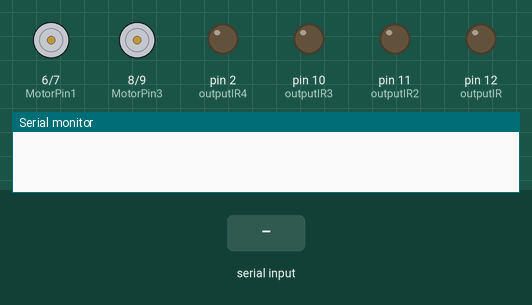
Bench run of a sketch on a simulated Arduino Leonardo, built with avr-gcc and run on an emulated ATmega32U4. Shown: motor-driver pin pairs drawn as motors (green arrow = first pin HIGH = forward, orange = second pin HIGH = backward, longer = more drive), output pins drawn as LEDs (lit = HIGH), the last lines printed to the serial monitor. Inputs (shaded band) come from the test bench.

Above: at 1.2 s.
1.3 s: "r" received over the second serial link
At 2.3 s:
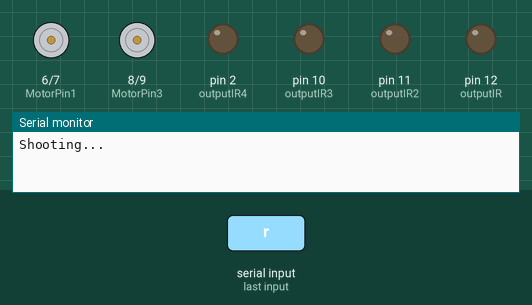
2.9 s: "w" received over the second serial link
At 3.3 s:
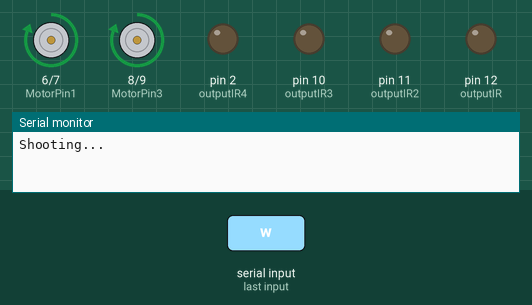
4.9 s: "d" received over the second serial link
At 5.0 s:
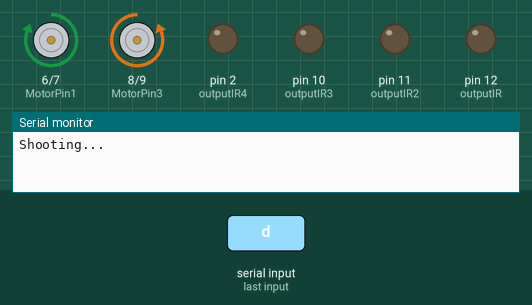
6.6 s: "s" received over the second serial link
At 7.0 s:
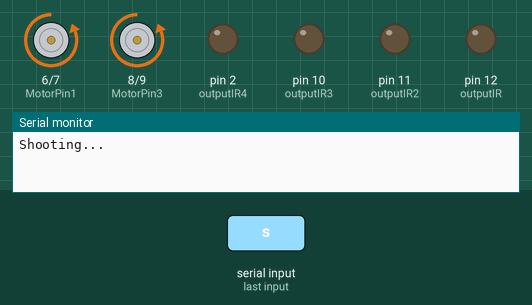
8.6 s: "a" received over the second serial link
At 8.7 s:
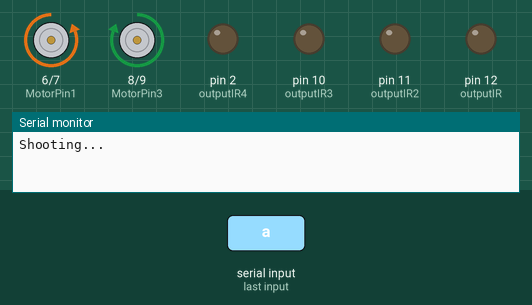
Timing chart, 0 to 11.3 s (numbered marks = the images above; inputs shaded):
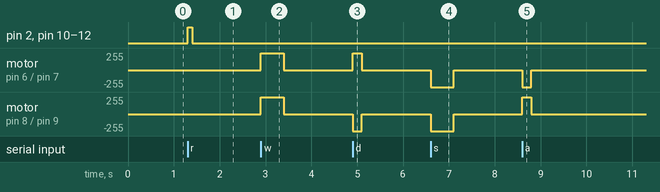

The sketch:

MainClass.ino
```cpp
/*This project requires 2 continous rotation servos connected to pins 9 and 10 of arduino*/

byte val;
int lives = 3;
char key = 'KEY_RIGHT_ARROW';


//DistanceSensor
float distance;
const int TRIGPIN = 3;
const int ECHOPIN = 4;

//IR
const byte inputIR = A0;
const byte outputIR4 = 2;
const byte outputIR = 12;
const byte outputIR2 = 11;
const byte outputIR3 = 10;

int signalIR;
int buttonState;

//Motor
const byte Analog1 = 10; //ENABLE Motor1
const byte Analog2 = 11; //ENABLE Motor2

/** 6 -> Input 1
    7 -> Input 2
    8 -> Input 3
    9 -> Input 4*/
const int MotorPin1 = 6; //INPUT 1 Motor1
const int MotorPin2 = 7; //INPUT 2 Motor1
const int MotorPin3 = 8; //INPUT 1 Motor2
const int MotorPin4 = 9; //INPUT 2 Motor2

void setup()
{
  Serial.begin(9600);//Change the baud rate value depending on the default baud rate of your bluetooth module, for Bluesmirf-115200 and for JY-MCU-9600
  Serial1.begin(9600);
  Serial1.println("READY");
  //Serial.begin(9600);
  pinMode(ECHOPIN, INPUT);
  pinMode(TRIGPIN, OUTPUT);

  //Motor
  pinMode(Analog1, OUTPUT);
  pinMode(Analog2, OUTPUT);

  pinMode(MotorPin1, OUTPUT);
  pinMode(MotorPin2, OUTPUT);
  pinMode(MotorPin3, OUTPUT);
  pinMode(MotorPin4, OUTPUT);

  //IR SENSOR
  pinMode(inputIR, INPUT);
  pinMode(outputIR, OUTPUT);
  pinMode(outputIR2, OUTPUT);
  pinMode(outputIR3, OUTPUT);
  pinMode(outputIR4, OUTPUT);


    attachInterrupt(inputIR, readIR, CHANGE);


}

void loop()
{

 //CalculateDistance();

 //backward();
 char incomingChar = 0;   // for incoming serial data


  if (Serial1.available()) {
    incomingChar = Serial1.read();
    switch (incomingChar) {
      case 'w':
        forward();
        break;
      case 'd':
        turnRight();
        break;
      case 's':
        backward();
        break;
      case 'a':
        turnLeft();
        break;
      case 'z':
        stopp();
        break;
      case 'r':
        fireIR();
        break;

    }
  }
 //forward();
}


//IR
//----------------------------------------------------------
void readIR() {
  if (distance < 200){
    Serial.println("Shot taken...");
  signalIR = analogRead(inputIR);
  Serial.println(signalIR);
  Serial1.println("h");
  delay(5000);// om niet meerdere keren geraakt te worden in 1 keer
  }

}

void fireIR() {
  Serial.println("Shooting...");

  digitalWrite(outputIR, HIGH);
  digitalWrite(outputIR2 , HIGH);
  digitalWrite(outputIR3 , HIGH);
  digitalWrite(outputIR4 , HIGH);
  delay(100);
  digitalWrite(outputIR, LOW);
  digitalWrite(outputIR2, LOW);
  digitalWrite(outputIR3, LOW);
  digitalWrite(outputIR4, LOW);
}


//Distancesensor
//----------------------------------------------------------
void CalculateDistance(){
  // Start Ranging -Generating a trigger of 10us burst
  digitalWrite(TRIGPIN, LOW);
  delayMicroseconds(2);
  digitalWrite(TRIGPIN, HIGH);
  delayMicroseconds(10);
  digitalWrite(TRIGPIN, LOW);
  // Distance Calculation

  distance = pulseIn(ECHOPIN, HIGH);
  distance= distance/58;
/* The speed of sound is 340 m/s or 29 us per cm.The Ultrasonic burst travels out & back.So to find the distance of object we divide by 58  */

  Serial.print(distance);
  Serial.println(" cm");
  delay(3000);

}


void CheckAvailable(){
  int a=0;
 if(Serial.available())
  {
    val=Serial.read();
    Serial.println(int(val));


  }
}

//MotorControls
//----------------------------------------------------------
void forward() {
  digitalWrite(MotorPin1, HIGH);
  digitalWrite(MotorPin2, LOW);
  digitalWrite(MotorPin3, HIGH);
  digitalWrite(MotorPin4, LOW);
  delay(500);
  stopp();

}

void backward() {
  digitalWrite(MotorPin1, LOW);
  digitalWrite(MotorPin2, HIGH);
  digitalWrite(MotorPin3, LOW);
  digitalWrite(MotorPin4, HIGH);
  delay(500);
  stopp();

}

void turnRight() {
  digitalWrite(MotorPin1, HIGH);
  digitalWrite(MotorPin2, LOW);
  digitalWrite(MotorPin3, LOW);
  digitalWrite(MotorPin4, HIGH);
  delay(200);
  stopp();

}

void turnLeft() {
  digitalWrite(MotorPin1, LOW);
  digitalWrite(MotorPin2, HIGH);
  digitalWrite(MotorPin3, HIGH);
  digitalWrite(MotorPin4, LOW);
  delay(200);
  stopp();

}

void stopp(){
  digitalWrite(MotorPin1, LOW);
  digitalWrite(MotorPin2, LOW);
  digitalWrite(MotorPin3, LOW);
  digitalWrite(MotorPin4, LOW);
}
```

Measured:
- after the input at 1.3 s, pin 2 (outputIR4), pin 10 (outputIR3), pin 11 (outputIR2), pin 12 (outputIR): LOW → HIGH at once, → LOW 0.10 s later
- after the input at 2.9 s, motor on pin 6 (MotorPin1) / pin 7 (MotorPin2), motor on pin 8 (MotorPin3) / pin 9 (MotorPin4): stopped → forward 255/255 at once, → stopped 0.50 s later
- after the input at 4.9 s, motor on pin 6 (MotorPin1) / pin 7 (MotorPin2): stopped → forward 255/255 at once, → stopped 0.20 s later; motor on pin 8 (MotorPin3) / pin 9 (MotorPin4): stopped → backward 255/255 at once, → stopped 0.20 s later
- after the input at 6.6 s, motor on pin 6 (MotorPin1) / pin 7 (MotorPin2), motor on pin 8 (MotorPin3) / pin 9 (MotorPin4): stopped → backward 255/255 at once, → stopped 0.50 s later
- after the input at 8.6 s, motor on pin 6 (MotorPin1) / pin 7 (MotorPin2): stopped → backward 255/255 at once, → stopped 0.20 s later; motor on pin 8 (MotorPin3) / pin 9 (MotorPin4): stopped → forward 255/255 at once, → stopped 0.20 s later
